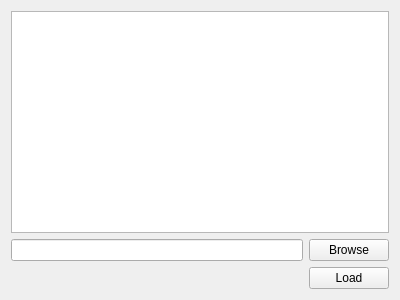
<?xml version="1.0" encoding="UTF-8"?>
<ui version="4.0">
 <class>Widget</class>
 <widget class="QWidget" name="Widget">
  <property name="geometry">
   <rect>
    <x>0</x>
    <y>0</y>
    <width>400</width>
    <height>300</height>
   </rect>
  </property>
  <property name="windowTitle">
   <string>Widget</string>
  </property>
  <layout class="QVBoxLayout" name="verticalLayout">
   <item>
    <widget class="QListWidget" name="listWidget"/>
   </item>
   <item>
    <layout class="QHBoxLayout" name="horizontalLayout_2">
     <item>
      <widget class="QLineEdit" name="path"/>
     </item>
     <item>
      <widget class="QPushButton" name="browse">
       <property name="text">
        <string>Browse</string>
       </property>
      </widget>
     </item>
    </layout>
   </item>
   <item>
    <layout class="QHBoxLayout" name="horizontalLayout">
     <item>
      <spacer name="horizontalSpacer">
       <property name="orientation">
        <enum>Qt::Horizontal</enum>
       </property>
       <property name="sizeHint" stdset="0">
        <size>
         <width>40</width>
         <height>20</height>
        </size>
       </property>
      </spacer>
     </item>
     <item>
      <widget class="QPushButton" name="load">
       <property name="text">
        <string>Load</string>
       </property>
      </widget>
     </item>
    </layout>
   </item>
  </layout>
 </widget>
 <layoutdefault spacing="6" margin="11"/>
 <resources/>
 <connections/>
</ui>
